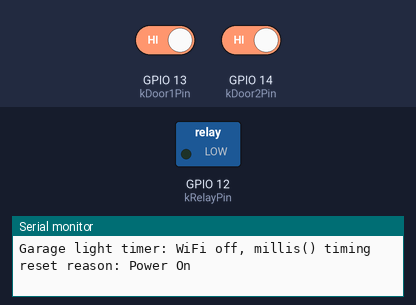
A sketch run on a simulated ESP8266 (NodeMCU). Parts: switched loads named in the sketch (green lamp = pin HIGH), the last lines printed to the serial monitor. The test bench sets the inputs (shaded band); at power-on: GPIO 13 (kDoor1Pin) HIGH, GPIO 14 (kDoor2Pin) HIGH.

Above: at 1.2 s.
1.3 s: GPIO 13 (kDoor1Pin) driven LOW
At 2.3 s:
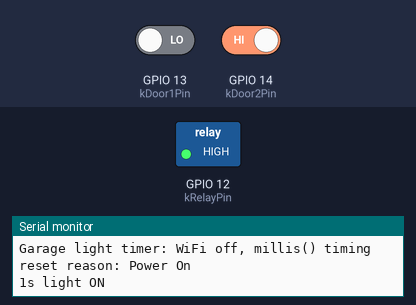
Timing chart, 0 to 4.3 s (numbered marks = the images above; inputs shaded):
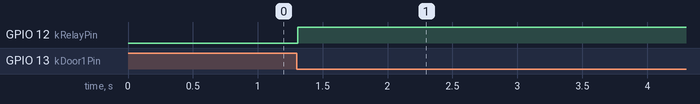

Measured:
- after the input at 1.3 s, GPIO 12 (kRelayPin): LOW → HIGH at once

The sketch:

Countdown_Timer.ino
```cpp
// Garage light countdown timer for an Adafruit Feather HUZZAH ESP8266 with a
// Relay FeatherWing. While either garage-door "moving" signal is asserted the
// light relay is on; it stays on for kOnTimeMs after the last assertion.
//
// Time comes from millis() only: no RTC, no battery, no WiFi. See README.md.

#include <ESP8266WiFi.h>

#include "CountdownTimer.h"

// Feather HUZZAH ESP8266 pins (3.3 V max): https://learn.adafruit.com/assets/46249
constexpr uint8_t kRelayPin = 12;  // Relay FeatherWing signal
constexpr uint8_t kDoor1Pin = 13;  // door signal, pulled up; LOW = door moving
constexpr uint8_t kDoor2Pin = 14;  // door signal, pulled up; LOW = door moving

constexpr uint32_t kOnTimeMs = 10UL * 60UL * 1000UL;  // 10 minutes
constexpr uint32_t kPollMs = 20;                      // loop period; also lets the CPU idle

// Debug aid: print a status line every kHeartbeatMs. Leave off in service; a serial
// monitor attached to the USB port can hold the Feather in reset (see README).
constexpr bool kDebugSerial = false;
constexpr uint32_t kHeartbeatMs = 5000;

CountdownTimer light_timer(kOnTimeMs);
bool light_on = false;
uint32_t last_heartbeat_ms = 0;

void setup() {
  Serial.begin(115200);

  // Radio is not used: stop it so it cannot associate, draw power, or crash.
  WiFi.persistent(false);  // do not write WiFi state to flash
  WiFi.mode(WIFI_OFF);
  WiFi.forceSleepBegin();
  delay(1);

  digitalWrite(kRelayPin, LOW);  // set level before enabling the output: no glitch at boot
  pinMode(kRelayPin, OUTPUT);
  pinMode(kDoor1Pin, INPUT_PULLUP);
  pinMode(kDoor2Pin, INPUT_PULLUP);

  Serial.println(F("\nGarage light timer: WiFi off, millis() timing"));
  Serial.print(F("reset reason: "));
  Serial.println(ESP.getResetReason());
}

void loop() {
  const uint32_t now = millis();

  const bool door1 = digitalRead(kDoor1Pin) == LOW;
  const bool door2 = digitalRead(kDoor2Pin) == LOW;
  if (door1 || door2) {
    light_timer.trigger(now);  // door moving: (re)start the countdown
  }

  const bool want_on = light_timer.update(now);
  if (want_on != light_on) {
    light_on = want_on;
    digitalWrite(kRelayPin, light_on ? HIGH : LOW);
    Serial.print(now / 1000);
    Serial.println(light_on ? F("s light ON") : F("s light OFF"));
  }

  // Periodic status so a serial monitor can see the state at any moment (debug only).
  if (kDebugSerial && static_cast<uint32_t>(now - last_heartbeat_ms) >= kHeartbeatMs) {
    last_heartbeat_ms = now;
    Serial.printf("up=%lus door1=%s door2=%s relay=%s remaining=%lus\n",
                  static_cast<unsigned long>(now / 1000), door1 ? "MOVING" : "idle",
                  door2 ? "MOVING" : "idle", light_on ? "ON" : "off",
                  static_cast<unsigned long>(light_timer.remaining_ms(now) / 1000));
  }

  delay(kPollMs);  // also feeds the ESP8266 watchdog
}
```

CountdownTimer.h
```cpp
// Rollover-safe countdown timer driven by a free-running millisecond counter.
// Header-only and free of Arduino dependencies so it can be tested on a host.
#pragma once

#include <stdint.h>

class CountdownTimer {
 public:
  explicit CountdownTimer(uint32_t duration_ms) : duration_ms_(duration_ms) {}

  // (Re)start the countdown from `now_ms`.
  void trigger(uint32_t now_ms) {
    start_ms_ = now_ms;
    active_ = true;
  }

  // Returns true while the countdown is running. Call often (well under
  // duration_ms) so an expired timer is cleared before the counter can wrap
  // all the way around.
  bool update(uint32_t now_ms) {
    // Unsigned subtraction yields the correct elapsed time even when the
    // counter has wrapped between start_ms_ and now_ms. Never compare against
    // `start + duration`; that breaks at the wrap.
    if (active_ && static_cast<uint32_t>(now_ms - start_ms_) >= duration_ms_) {
      active_ = false;
    }
    return active_;
  }

  // Milliseconds left on a running countdown (0 if idle or expired).
  uint32_t remaining_ms(uint32_t now_ms) const {
    if (!active_) return 0;
    const uint32_t elapsed = static_cast<uint32_t>(now_ms - start_ms_);
    return elapsed >= duration_ms_ ? 0 : duration_ms_ - elapsed;
  }

 private:
  uint32_t duration_ms_;
  uint32_t start_ms_ = 0;
  bool active_ = false;
};
```
